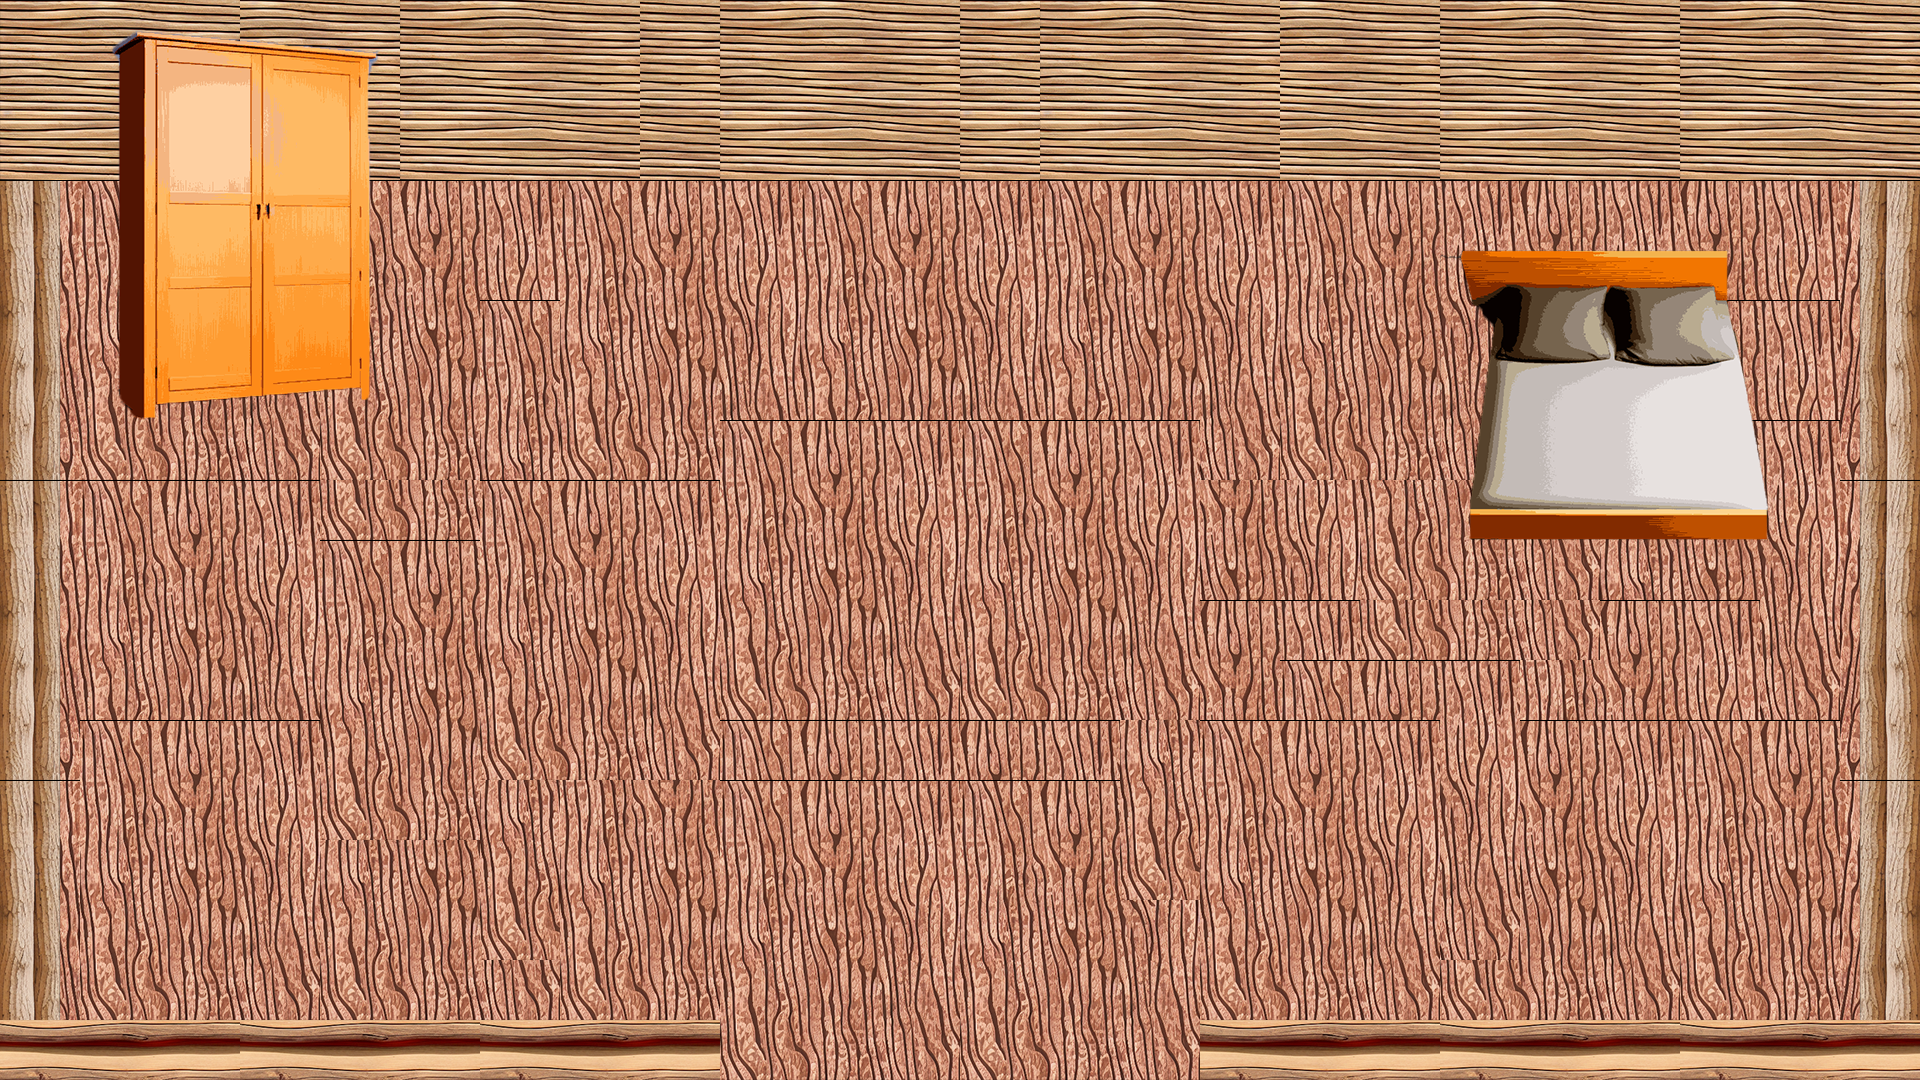

Rendered tile map (Tiled .tmx) drawn with the repository's tilesets; below, a short description and the full map source, tile grids included:
An orthogonal 24x18 tile map with 80x60 px tiles, 2 tile layers (Tile Layer 1, Object Layer), 2 tilesets and 7 objects.

<map version="1.9" tiledversion="1.9.2" orientation="orthogonal" renderorder="right-down" width="24" height="18" tilewidth="80" tileheight="60" infinite="0" nextlayerid="6" nextobjectid="25">
 <tileset firstgid="1" source="LogWallTileset1.tsx" />
 <tileset firstgid="71" source="HomeObjectTileset1.tsx" />
 <layer id="1" name="Tile Layer 1" width="24" height="18">
  <data encoding="csv">
1,2,3,2,3,1,2,3,3,1,2,3,1,1,2,3,2,3,1,2,3,1,2,3,
8,9,10,9,10,8,9,10,10,8,9,10,8,8,9,10,9,10,8,9,10,8,9,10,
15,16,17,16,17,15,16,17,17,15,16,17,15,15,16,17,16,17,15,16,17,15,16,17,
39,40,41,42,40,41,42,40,41,42,40,41,42,40,41,42,40,41,42,41,42,41,42,2147483687,
46,47,48,49,47,48,49,47,48,49,47,48,49,47,48,49,47,48,49,48,49,48,49,2147483694,
53,54,55,56,54,55,40,54,55,56,54,55,56,54,55,56,54,55,56,55,56,41,42,2147483701,
60,61,62,63,61,62,47,61,62,63,61,62,63,61,62,63,61,62,63,62,63,48,49,2147483708,
67,68,69,70,68,69,54,68,69,40,41,42,40,41,42,70,68,69,70,69,70,41,42,2147483715,
39,40,41,42,68,69,40,41,42,47,48,49,47,48,49,48,49,61,62,63,47,48,49,2147483687,
46,47,48,49,40,41,47,48,49,54,55,56,54,55,56,55,56,68,69,70,54,55,56,2147483694,
53,54,55,56,47,48,54,55,56,61,62,63,61,62,63,41,42,68,69,70,41,42,63,2147483701,
60,61,62,63,54,55,61,62,63,68,69,70,68,69,70,48,40,41,42,47,48,49,70,2147483708,
67,40,41,42,61,62,68,69,70,40,41,42,41,42,54,40,41,42,49,41,42,40,41,2147483715,
39,47,48,49,68,69,54,47,48,40,41,42,40,41,61,47,48,49,56,48,49,47,48,2147483687,
46,54,55,56,54,55,61,54,55,47,48,49,47,48,68,54,55,56,63,55,56,54,55,2147483694,
53,61,62,63,61,62,68,61,62,54,55,56,54,55,56,61,62,63,70,62,63,61,62,2147483701,
60,68,69,70,68,69,70,68,69,61,62,63,61,62,63,68,69,70,68,69,70,68,69,2147483708,
5,6,7,5,6,7,5,6,7,68,69,70,68,69,70,5,6,7,5,6,7,5,6,7
</data>
 </layer>
 <objectgroup id="3" name="Object Layer 1">
  <properties>
   <property name="Box Collider 2D" type="object" value="0" />
   <property name="unity:layer" value="Background" />
  </properties>
  <object id="3" x="0" y="0" width="1916.04" height="178.06" />
  <object id="4" x="1.52188" y="178.06" width="59.3532" height="894.864" />
  <object id="5" x="62.397" y="1019.66" width="654.407" height="57.8313" />
  <object id="6" x="1199.24" y="1019.66" width="716.804" height="59.3532" />
  <object id="7" x="1858.21" y="176.538" width="57.8313" height="844.642" />
  <object id="8" x="383.514" y="413.95" width="273.938" height="235.891">
   <polygon points="0,0 -273.938,0 -273.938,-235.891 0,-235.891" />
  </object>
  <object id="24" x="-272.416" y="228.282" />
 </objectgroup>
 <layer id="2" name="Object Layer" width="24" height="18">
  <data encoding="csv">
0,107,108,109,110,0,0,0,0,0,0,0,0,0,0,0,0,0,0,0,0,0,0,0,
0,117,118,119,120,0,0,0,0,0,0,0,0,0,0,0,0,0,0,0,0,0,0,0,
0,127,128,129,130,0,0,0,0,0,0,0,0,0,0,0,0,0,0,0,0,0,0,0,
0,137,138,139,140,0,0,0,0,0,0,0,0,0,0,0,0,0,0,0,0,0,0,0,
0,147,148,149,150,0,0,0,0,0,0,0,0,0,0,0,0,0,121,122,123,124,125,0,
0,157,158,159,160,0,0,0,0,0,0,0,0,0,0,0,0,0,131,132,133,134,135,0,
0,167,168,169,170,0,0,0,0,0,0,0,0,0,0,0,0,0,141,142,143,144,145,0,
0,0,0,0,0,0,0,0,0,0,0,0,0,0,0,0,0,0,151,152,153,154,155,0,
0,0,0,0,0,0,0,0,0,0,0,0,0,0,0,0,0,0,161,162,163,164,165,0,
0,0,0,0,0,0,0,0,0,0,0,0,0,0,0,0,0,0,0,0,0,0,0,0,
0,0,0,0,0,0,0,0,0,0,0,0,0,0,0,0,0,0,0,0,0,0,0,0,
0,0,0,0,0,0,0,0,0,0,0,0,0,0,0,0,0,0,0,0,0,0,0,0,
0,0,0,0,0,0,0,0,0,0,0,0,0,0,0,0,0,0,0,0,0,0,0,0,
0,0,0,0,0,0,0,0,0,0,0,0,0,0,0,0,0,0,0,0,0,0,0,0,
0,0,0,0,0,0,0,0,0,0,0,0,0,0,0,0,0,0,0,0,0,0,0,0,
0,0,0,0,0,0,0,0,0,0,0,0,0,0,0,0,0,0,0,0,0,0,0,0,
0,0,0,0,0,0,0,0,0,0,0,0,0,0,0,0,0,0,0,0,0,0,0,0,
0,0,0,0,0,0,0,0,0,0,0,0,0,0,0,0,0,0,0,0,0,0,0,0
</data>
 </layer>
</map>
